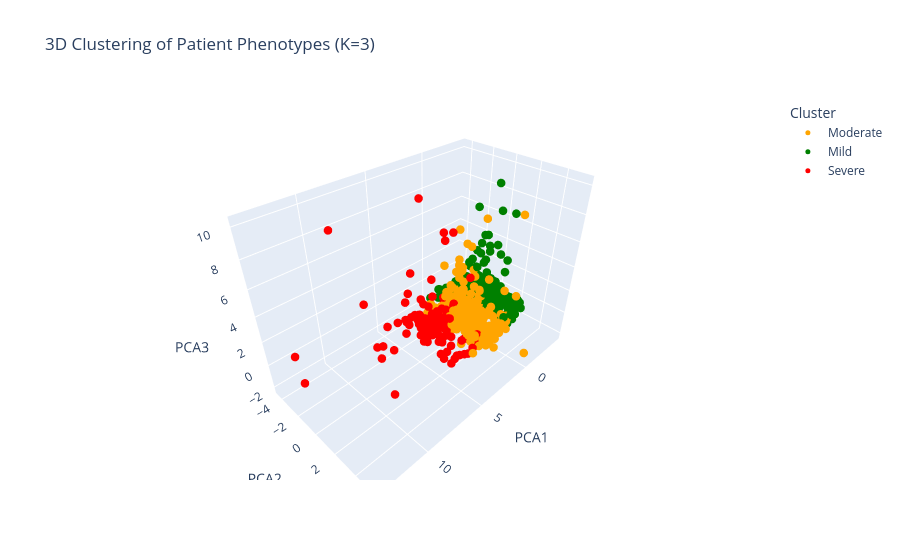

The code cell stored with this chart in its notebook:
### Code cell
import plotly.express as px
from sklearn.decomposition import PCA

# Step 3: Reduce to 3 components with PCA
pca = PCA(n_components=3)
pca_result = pca.fit_transform(X_scaled)
df["PCA1"] = pca_result[:, 0]
df["PCA2"] = pca_result[:, 1]
df["PCA3"] = pca_result[:, 2]

# Step 4: 3D Visualization with Custom Cluster Colors
fig = px.scatter_3d(
    df,
    x='PCA1',
    y='PCA2',
    z='PCA3',
    color='cluster',
    color_discrete_map={
        'Mild': 'green',
        'Moderate': 'orange',
        'Severe': 'red'
    },
    hover_data=['patient_id', 'IISS'],
    title='3D Clustering of Patient Phenotypes (K=3)',
)

fig.update_traces(marker=dict(size=5))
fig.update_layout(legend_title_text='Cluster')
fig.show()

### Figure 1 — Plotly figure (JSON) as saved in the notebook; plotly's stock layout.template omitted (floating-point values rounded to 4 significant figures; data arrays with more than 128 entries replaced by an {"elided": "..."} marker saying what was removed)
{"data": [{"customdata": {"elided": "408x2 mixed values"}, "hovertemplate": "cluster=Moderate<br>PCA1=%{x}<br>PCA2=%{y}<br>PCA3=%{z}<br>patient_id=%{customdata[0]}<br>IISS=%{customdata[1]}<extra></extra>", "legendgroup": "Moderate", "marker": {"color": "orange", "size": 5, "symbol": "circle"}, "mode": "markers", "name": "Moderate", "scene": "scene", "showlegend": true, "type": "scatter3d", "x": {"elided": "408 float values"}, "y": {"elided": "408 float values"}, "z": {"elided": "408 float values"}}, {"customdata": {"elided": "358x2 mixed values"}, "hovertemplate": "cluster=Mild<br>PCA1=%{x}<br>PCA2=%{y}<br>PCA3=%{z}<br>patient_id=%{customdata[0]}<br>IISS=%{customdata[1]}<extra></extra>", "legendgroup": "Mild", "marker": {"color": "green", "size": 5, "symbol": "circle"}, "mode": "markers", "name": "Mild", "scene": "scene", "showlegend": true, "type": "scatter3d", "x": {"elided": "358 float values"}, "y": {"elided": "358 float values"}, "z": {"elided": "358 float values"}}, {"customdata": {"elided": "142x2 mixed values"}, "hovertemplate": "cluster=Severe<br>PCA1=%{x}<br>PCA2=%{y}<br>PCA3=%{z}<br>patient_id=%{customdata[0]}<br>IISS=%{customdata[1]}<extra></extra>", "legendgroup": "Severe", "marker": {"color": "red", "size": 5, "symbol": "circle"}, "mode": "markers", "name": "Severe", "scene": "scene", "showlegend": true, "type": "scatter3d", "x": {"elided": "142 float values"}, "y": {"elided": "142 float values"}, "z": {"elided": "142 float values"}}], "layout": {"legend": {"title": {"text": "Cluster"}, "tracegroupgap": 0}, "scene": {"domain": {"x": [0, 1], "y": [0, 1]}, "xaxis": {"title": {"text": "PCA1"}}, "yaxis": {"title": {"text": "PCA2"}}, "zaxis": {"title": {"text": "PCA3"}}}, "title": {"text": "3D Clustering of Patient Phenotypes (K=3)"}}}
